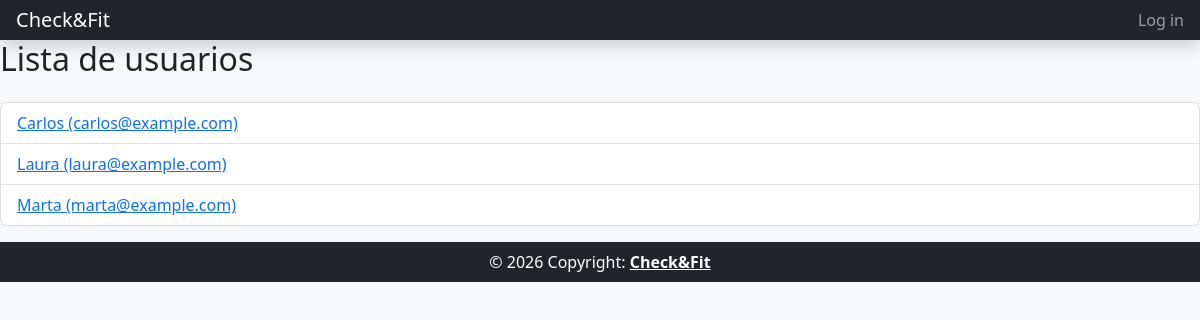
Screenshot of /usuario_list/ with the database file from the repository.
### core/models.py (models this page shows)
class Usuario(models.Model):
    nombre = models.CharField(max_length=256, verbose_name='Nombre')
    email = models.EmailField(unique=True, verbose_name='Email')
    contrasena = models.CharField(max_length=128, verbose_name='Contraseña')
    rol = models.CharField(max_length=50, verbose_name='Rol')
    fecha_registro = models.DateTimeField(default=now, verbose_name='Fecha de registro')
    class Meta:
        unique_together = (('email',),)
        verbose_name = 'Usuario'
        verbose_name_plural = 'Usuarios'
        ordering = ['nombre']
    def __str__(self):
        return self.nombre + ' (' + self.email + ')'

### core/views.py (the view)
# urls.py: path('usuario_list/', views.UsuarioListView.as_view(), name='usuario_list'),
class UsuarioListView(ListView):
    model = Usuario
    template_name = 'core/usuario_list.html'
    paginate_by = 5  # UD3.8.b

### templates/core/usuario_list.html (shortened to what this page needs)
{% extends 'common/base.html' %}
{% block content %}
<h2 class="mb-4">Lista de usuarios</h2>
<ul class="list-group mb-3">
    {% for usuario in object_list %}
    <li class="list-group-item">
        <a href="{% url 'usuario_detail' pk=usuario.pk %}">{{ usuario }}</a>
    </li>
    {% empty %}
    <li class="list-group-item">No hay usuarios.</li>
    {% endfor %}
</ul>
{% endblock %}

### rows the page displays
Usuario: nombre+email "Carlos (carlos@example.com)"
Usuario: nombre+email "Laura (laura@example.com)"
Usuario: nombre+email "Marta (marta@example.com)"
